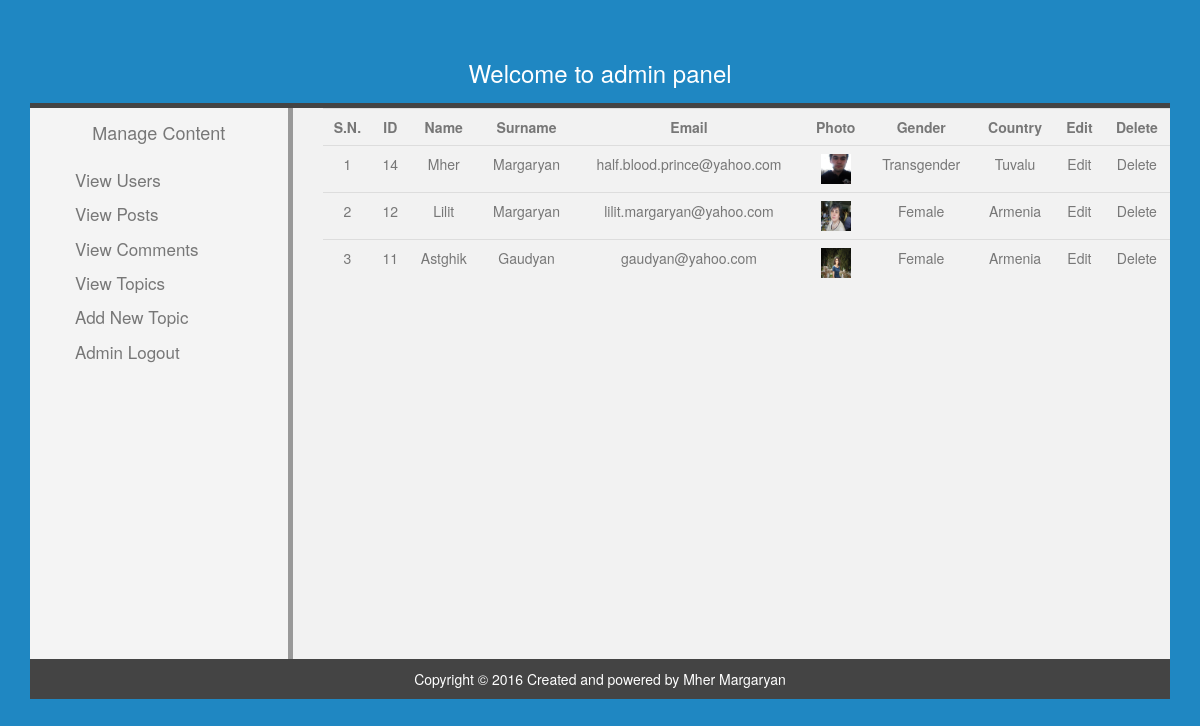
Screenshot of /admin/index.php?view_users (signed in) with the database file from the repository.
### tables this page shows
CREATE TABLE `users` (
  `user_id` int(11) NOT NULL,
  `user_firstname` varchar(150) NOT NULL,
  `user_lastname` text NOT NULL,
  `user_email` varchar(1024) NOT NULL,
  `user_password` varchar(150) NOT NULL,
  `user_country` text NOT NULL,
  `user_gender` varchar(150) NOT NULL,
  `user_birthday` date NOT NULL,
  `user_image` text NOT NULL,
  `register_date` date NOT NULL,
  `last_login` date NOT NULL,
  `status` varchar(150) NOT NULL,
  `posts` varchar(150) NOT NULL DEFAULT 'No'
);

### admin/includes/view_users.php (the view, shortened to what this page needs)
<table class="table">
	<tr>
		<th>S.N.</th>
		<th>ID</th>
		<th>Name</th>
		<th>Surname</th>
		<th>Email</th>
		<th>Photo</th>
		<th>Gender</th>
		<th>Country</th>
		<th>Edit</th>
		<th>Delete</th>
	</tr>
	<?php
		$query = "SELECT * FROM `users` ORDER BY 1 DESC ";
		$query_run = mysqli_query($con, $query);
		$i=0;
		while($row = mysqli_fetch_array($query_run)){
			$id = $row['user_id'];
			$firstname = $row['user_firstname'];
			$lastname = $row['user_lastname'];
			$email = $row['user_email'];
			$photo = $row['user_image'];
			$sex = $row['user_gender'];
			$country = $row['user_country'];
			$i++
	?>
	<tr>
		<td><?php echo $i; ?></td>
		<td><?php echo $id; ?></td>
		<td><?php echo $firstname; ?></td>
		<td><?php echo $lastname; ?></td>
		<td><?php echo $email; ?></td>
		<td><img width='30' height='30' src='../user/user_images/<?php echo $photo; ?>'></td>
		<td><?php echo $sex; ?></td>
		<td><?php echo $country; ?></td>
		<td><a href='index.php?view_users&edit=<?php echo $id; ?>'>Edit</a></td>
		<td><a href='delete_user.php?delete=<?php echo $id; ?>'>Delete</a></td>
	</tr>
	<?php } ?>
</table>

### admin/admin.style.css (style rules this page uses)
body { margin: 0; padding: 0; outline: none; background-color: #ccc; color: #000; }
a { text-decoration: none; color: #777; }
table { color: #777; text-align: center; }
table th { text-align: center; }
body { padding-top: 40px; padding-bottom: 40px; background-color: #1f87c2; color: #fff; text-align:center }

### rows the page displays
users: user_id "14", user_firstname "Mher", user_lastname "Margaryan", user_email "half.blood.prince@yahoo.com", user_image (picture), user_gender "Transgender", user_country "Tuvalu"
users: user_id "12", user_firstname "Lilit", user_lastname "Margaryan", user_email "lilit.margaryan@yahoo.com", user_image (picture), user_gender "Female", user_country "Armenia"
users: user_id "11", user_firstname "Astghik", user_lastname "Gaudyan", user_email "gaudyan@yahoo.com", user_image (picture), user_gender "Female", user_country "Armenia"
